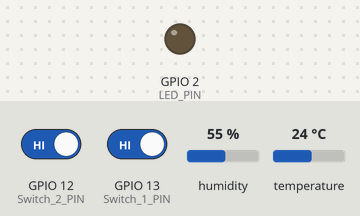
Bench run of a sketch on a simulated ESP32. On the bench: output pins drawn as LEDs (lit = HIGH). Inputs (shaded band) come from the test bench; at power-on: GPIO 12 (Switch_2_PIN) HIGH, GPIO 13 (Switch_1_PIN) HIGH, humidity 55 %, temperature 24 °C. WiFi joins after 1.5 s; servers stay silent unless stated; uploads are accepted with an empty reply; what the sketch prints to the serial monitor is not drawn.

Above: at 6.8 s.
6.9 s: GPIO 12 (Switch_2_PIN) driven LOW and GPIO 13 (Switch_1_PIN) driven LOW
At 16.01 s:
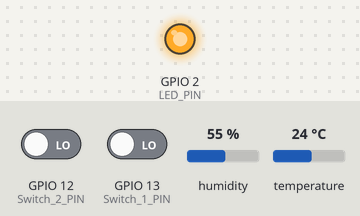
17.4 s: GPIO 12 (Switch_2_PIN) driven HIGH
27.6 s: GPIO 12 (Switch_2_PIN) driven LOW and GPIO 13 (Switch_1_PIN) driven HIGH
Timing chart, 0 to 38.1 s (numbered marks = the images above; inputs shaded):
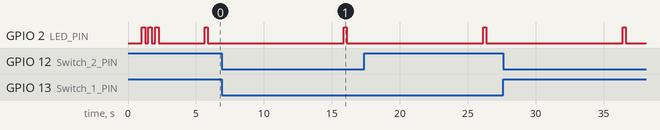

The sketch:

ESP32_to_Google_Spreadsheet.ino
```cpp
//>>>>>>>>>>>>>>>>>>>>>>>>>>>>>>>>>>>>>>>>>>>>>>>>>>>>>>>>>>>>>>>>>>>>>>>>>>>>>>>>>>>>>>>>> 02_Send_Data_to_Google_Sheets
//----------------------------------------Including the libraries.
#include "WiFi.h"
#include <HTTPClient.h>
#include "DHT.h"
//----------------------------------------

// Defining LED PINs on the ESP32 Board.
#define LED_PIN  2

// Defines the DHT11 PIN and DHT sensor type.
#define DHTPIN  4
#define DHTTYPE DHT11

// Defines the PIN for the Switches.
#define Switch_1_PIN   13
#define Switch_2_PIN   12

//----------------------------------------SSID and PASSWORD of your WiFi network.
const char* ssid = "EEE_MEC";  //--> Your wifi name
const char* password = "MEC_EEE1234"; //--> Your wifi password
//----------------------------------------

// Google script Web_App_URL.
String Web_App_URL = "https://script.google.com/macros/s/AKfycbzOAzW91Qr7cGU9haaN9RNv05XE8woPmNIYVvfXE78FI-QvnlODYnPJeNdPFk9ynZjPAQ/exec";

String Switch_1_State = "";
String Switch_2_State = "";

String Status_Read_Sensor = "";
float Temp;
int Humd;

// Initialize DHT as dht11.
DHT dht11(DHTPIN, DHTTYPE);

//________________________________________________________________________________Getting_DHT11_Sensor_Data()
// Subroutine for getting temperature and humidity data from the DHT11 sensor.
void Getting_DHT11_Sensor_Data() {
  // Reading temperature or humidity takes about 250 milliseconds!
  // Sensor readings may also be up to 2 seconds 'old' (its a very slow sensor)
  Humd = dht11.readHumidity();
  // Read temperature as Celsius (the default)
  Temp = dht11.readTemperature();

  // Check if any reads failed and exit early (to try again).
  if (isnan(Humd) || isnan(Temp)) {
    Serial.println();
    Serial.println(F("Failed to read from DHT sensor!"));
    Serial.println();

    Status_Read_Sensor = "Failed";
    Temp = 0.00;
    Humd = 0;
  } else {
    Status_Read_Sensor = "Success";
  }

  Serial.println();
  Serial.println("-------------");
  Serial.print(F("Status_Read_Sensor : "));
  Serial.print(Status_Read_Sensor);
  Serial.print(F(" | Humidity : "));
  Serial.print(Humd);
  Serial.print(F("% | Temperature : "));
  Serial.print(Temp);
  Serial.println(F("°C"));
  Serial.println("-------------");
}
//________________________________________________________________________________

//________________________________________________________________________________Read_Switches_State()
// Subroutine to get the state of the Switches.
void Read_Switches_State() {
  if (digitalRead(Switch_1_PIN) == LOW)  Switch_1_State = "On";
  if (digitalRead(Switch_1_PIN) == HIGH) Switch_1_State = "Off";

  if (digitalRead(Switch_2_PIN) == LOW)  Switch_2_State = "On";
  if (digitalRead(Switch_2_PIN) == HIGH) Switch_2_State = "Off";

  Serial.println();
  Serial.println("-------------");
  Serial.print(F("Switch_1 : "));
  Serial.print(Switch_1_State);
  Serial.print(F(" | Switch_2 : "));
  Serial.println(Switch_2_State);
  Serial.println("-------------");
}
//________________________________________________________________________________

//________________________________________________________________________________VOID SETUP()
void setup() {
  // put your setup code here, to run once:

  Serial.begin(115200);
  Serial.println();
  delay(1000);

  pinMode(Switch_1_PIN, INPUT_PULLUP);
  pinMode(Switch_2_PIN, INPUT_PULLUP);

  pinMode(LED_PIN, OUTPUT);

  //----------------------------------------Set Wifi to STA mode
  Serial.println();
  Serial.println("-------------");
  Serial.println("WIFI mode : STA");
  WiFi.mode(WIFI_STA);
  Serial.println("-------------");
  //----------------------------------------

  //----------------------------------------Connect to Wi-Fi (STA).
  Serial.println();
  Serial.println("------------");
  Serial.print("Connecting to ");
  Serial.println(ssid);
  WiFi.begin(ssid, password);

  //:::::::::::::::::: The process of connecting ESP32 with WiFi Hotspot / WiFi Router.
  // The process timeout of connecting ESP32 with WiFi Hotspot / WiFi Router is 20 seconds.
  // If within 20 seconds the ESP32 has not been successfully connected to WiFi, the ESP32 will restart.
  // I made this condition because on my ESP32, there are times when it seems like it can't connect to WiFi, so it needs to be restarted to be able to connect to WiFi.

  int connecting_process_timed_out = 20; //--> 20 = 20 seconds.
  connecting_process_timed_out = connecting_process_timed_out * 2;
  while (WiFi.status() != WL_CONNECTED) {
    Serial.print(".");
    digitalWrite(LED_PIN, HIGH);
    delay(250);
    digitalWrite(LED_PIN, LOW);
    delay(250);
    if (connecting_process_timed_out > 0) connecting_process_timed_out--;
    if (connecting_process_timed_out == 0) {
      delay(1000);
      ESP.restart();
    }
  }

  digitalWrite(LED_PIN, LOW);

  Serial.println();
  Serial.println("WiFi connected");
  Serial.println("------------");
  //::::::::::::::::::
  //----------------------------------------

  delay(100);

  Serial.println();
  Serial.println("DHT11 Begin");
  Serial.println();
  delay(1000);

  dht11.begin();

  delay(2000);
}
//________________________________________________________________________________

//________________________________________________________________________________VOID LOOP()
void loop() {
  // put your main code here, to run repeatedly:

  // Calling the "Getting_DHT11_Sensor_Data()" subroutine.
  Getting_DHT11_Sensor_Data();

  // Calling the "Read_Switches_State()" subroutine.
  Read_Switches_State();

  //----------------------------------------Conditions that are executed when WiFi is connected.
  // This condition is the condition for sending or writing data to Google Sheets.
  if (WiFi.status() == WL_CONNECTED) {
    digitalWrite(LED_PIN, HIGH);

    // Create a URL for sending or writing data to Google Sheets.
    String Send_Data_URL = Web_App_URL + "?sts=write";
    Send_Data_URL += "&srs=" + Status_Read_Sensor;
    Send_Data_URL += "&temp=" + String(Temp);
    Send_Data_URL += "&humd=" + String(Humd);
    Send_Data_URL += "&swtc1=" + Switch_1_State;
    Send_Data_URL += "&swtc2=" + Switch_2_State;

    Serial.println();
    Serial.println("-------------");
    Serial.println("Send data to Google Spreadsheet...");
    Serial.print("URL : ");
    Serial.println(Send_Data_URL);

    //::::::::::::::::::The process of sending or writing data to Google Sheets.
      // Initialize HTTPClient as "http".
      HTTPClient http;

      // HTTP GET Request.
      http.begin(Send_Data_URL.c_str());
      http.setFollowRedirects(HTTPC_STRICT_FOLLOW_REDIRECTS);

      // Gets the HTTP status code.
      int httpCode = http.GET();
      Serial.print("HTTP Status Code : ");
      Serial.println(httpCode);

      // Getting response from google sheets.
      String payload;
      if (httpCode > 0) {
        payload = http.getString();
        Serial.println("Payload : " + payload);
      }

      http.end();
    //::::::::::::::::::

    digitalWrite(LED_PIN, LOW);
    Serial.println("-------------");
  }
  //----------------------------------------

  delay(10000);
}
//________________________________________________________________________________
//<<<<<<<<<<<<<<<<<<<<<<<<<<<<<<<<<<<<<<<<<<<<<<<<<<<<<<<<<<<<<<<<<<<<<<<<<<<<<<<<<<<<<<<<<
```
